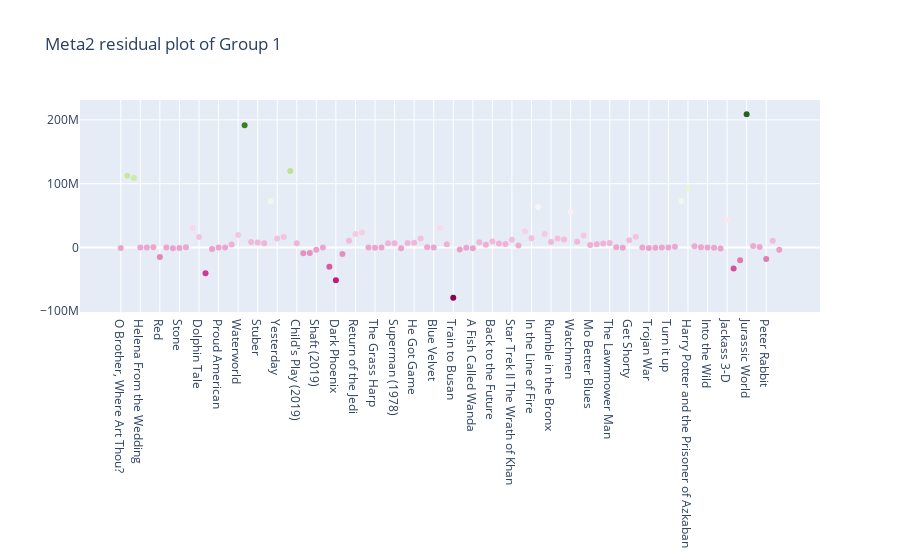

The notebook cell this image was saved under:
### Code cell
# Residual plot for meta2 information

g1_result_final["meta2_residuals"] = g1_result_final["ground_truth"] - g1_result_final["pred_meta_2"]

fig = go.Figure(data=go.Scatter(x=g1_result_final["name"],
                                y=g1_result_final["meta2_residuals"],
                                mode='markers',
                                marker_color=g1_result_final["meta2_residuals"],
                                text=g4_result_final["name"])) # hover text goes here(movie_title)

fig.update_layout(title='Meta2 residual plot of Group 1')
fig.show()

### Figure 1 — Plotly figure (JSON) as saved in the notebook; plotly's stock layout.template omitted (floating-point values rounded to 4 significant figures)
{"data": [{"marker": {"color": [-726500.0, 112400000.0, 108800000.0, -134000.0, -65610.0, 170000.0, -14880000.0, -183800.0, -1406000.0, -1060000.0, 335100.0, 29890000.0, 16450000.0, -40640000.0, -2499000.0, -32860.0, -157700.0, 4588000.0, 19450000.0, 191600000.0, 8544000.0, 7592000.0, 6433000.0, 72530000.0, 14150000.0, 16290000.0, 119800000.0, 6577000.0, -9202000.0, -8833000.0, -3447000.0, -267900.0, -30270000.0, -51530000.0, -10400000.0, 10310000.0, 20940000.0, 23280000.0, -230600.0, -411900.0, -290100.0, 6390000.0, 6581000.0, -1315000.0, 6968000.0, 7303000.0, 13940000.0, 399200.0, 74180.0, 30490000.0, 4863000.0, -78690000.0, -3037000.0, -366900.0, -1095000.0, 8006000.0, 4183000.0, 9427000.0, 6217000.0, 5563000.0, 12100000.0, 2895000.0, 25260000.0, 14240000.0, 63190000.0, 20940000.0, 8545000.0, 13830000.0, 12570000.0, 54990000.0, 8922000.0, 18890000.0, 3775000.0, 4951000.0, 6262000.0, 6856000.0, 122800.0, -471600.0, 11290000.0, 16580000.0, -214100.0, -1003000.0, -505900.0, -285300.0, 99900.0, 1245000.0, 72340000.0, 92430000.0, 1980000.0, 140500.0, -190500.0, -461100.0, -1521000.0, 43360000.0, -32960000.0, -20260000.0, 208600000.0, 2374000.0, 638100.0, -18000000.0, 10310000.0, -3664000.0]}, "mode": "markers", "text": ["O Brother, Where Art Thou?", "The Twilight Saga: Breaking Dawn Part 1", "The Twilight Saga: Breaking Dawn Part 2", "Helena From the Wedding", "Monsters", "Catfish", "Red", "Freakonomics", "The Warrior's Way", "Stone", "Frankenweenie", "John Carter", "Dolphin Tale", "Penguins of Madagascar", "Minions", "Proud American", "Edmond", "Tootsie", "Waterworld", "The Lion King (2019)", "Crawl", "Stuber", "Midsommar", "Spider-Man: Far from Home", "Yesterday", "Annabelle Comes Home", "Toy Story 4", "Child's Play (2019)", "Anna (2019)", "Men in Black International", "Shaft (2019) ", "Late Night", "The Secret Life of Pets 2", "Dark Phoenix", "Godzilla:King of the Monsters", "Rocketman", "Return of the Jedi", "Indiana Jones and the Temple of Doom", "The Idolmaker", "The Grass Harp", "The Grand", "Jaws", "Superman (1978)", "Clerks", "Juice", "He Got Game", "White Men Can't Jump", "Mulholland Drive", "Blue Velvet", "Once Upon a Time in Hollywood", "The Big Lebowski", "Train to Busan", "Pride and Prejudice and Zombies", "Dead Poets Society", "A Fish Called Wanda", "The Witches of Eastwick", "Ferris Bueller's Day Off", "Back to the Future", "Police Academy", "Trading Places", "Star Trek II The Wrath of Khan", "The Blues Brothers", "V For Vendetta", "In the Line of Fire", "Us", "The Forbidden Kingdom", "Rumble in the Bronx", "Machete", "Beverly Hills Cop", "Watchmen", "Jackie Brown", "Zombieland", "Mo Better Blues", "Thelma and Louise", "New Jack City", "The Lawnmower Man", "Schindler's List", "Four Weddings and a Funeral", "Get Shorty", "Jerry Maguire", "Welcome to Sarajevo", "Trojan War", "The Gingerbread Man", "Tumbleweeds", "Turn it up", "The Adventures of Pluto Nash", "The Lord of the Rings: The Return of the King", "Harry Potter and the Prisoner of Azkaban", "Stay", "Fast Food Nation", "Into the Wild", "The Wrestler", "Slumdog Millionaire", "Jackass 3-D", "Skyfall", "The Hunger Games: Mocking Jay - Part 1", "Jurassic World", "Shut In", "Molly's Game", "Peter Rabbit", "BlacKkKlansman", "Replicas", "Crawl"], "type": "scatter", "x": ["O Brother, Where Art Thou?", "The Twilight Saga: Breaking Dawn Part 1", "The Twilight Saga: Breaking Dawn Part 2", "Helena From the Wedding", "Monsters", "Catfish", "Red", "Freakonomics", "The Warrior's Way", "Stone", "Frankenweenie", "John Carter", "Dolphin Tale", "Penguins of Madagascar", "Minions", "Proud American", "Edmond", "Tootsie", "Waterworld", "The Lion King (2019)", "Crawl", "Stuber", "Midsommar", "Spider-Man: Far from Home", "Yesterday", "Annabelle Comes Home", "Toy Story 4", "Child's Play (2019)", "Anna (2019)", "Men in Black International", "Shaft (2019) ", "Late Night", "The Secret Life of Pets 2", "Dark Phoenix", "Godzilla:King of the Monsters", "Rocketman", "Return of the Jedi", "Indiana Jones and the Temple of Doom", "The Idolmaker", "The Grass Harp", "The Grand", "Jaws", "Superman (1978)", "Clerks", "Juice", "He Got Game", "White Men Can't Jump", "Mulholland Drive", "Blue Velvet", "Once Upon a Time in Hollywood", "The Big Lebowski", "Train to Busan", "Pride and Prejudice and Zombies", "Dead Poets Society", "A Fish Called Wanda", "The Witches of Eastwick", "Ferris Bueller's Day Off", "Back to the Future", "Police Academy", "Trading Places", "Star Trek II The Wrath of Khan", "The Blues Brothers", "V For Vendetta", "In the Line of Fire", "Us", "The Forbidden Kingdom", "Rumble in the Bronx", "Machete", "Beverly Hills Cop", "Watchmen", "Jackie Brown", "Zombieland", "Mo Better Blues", "Thelma and Louise", "New Jack City", "The Lawnmower Man", "Schindler's List", "Four Weddings and a Funeral", "Get Shorty", "Jerry Maguire", "Welcome to Sarajevo", "Trojan War", "The Gingerbread Man", "Tumbleweeds", "Turn it up", "The Adventures of Pluto Nash", "The Lord of the Rings: The Return of the King", "Harry Potter and the Prisoner of Azkaban", "Stay", "Fast Food Nation", "Into the Wild", "The Wrestler", "Slumdog Millionaire", "Jackass 3-D", "Skyfall", "The Hunger Games: Mocking Jay - Part 1", "Jurassic World", "Shut In", "Molly's Game", "Peter Rabbit", "BlacKkKlansman", "Replicas"], "y": [-726500.0, 112400000.0, 108800000.0, -134000.0, -65610.0, 170000.0, -14880000.0, -183800.0, -1406000.0, -1060000.0, 335100.0, 29890000.0, 16450000.0, -40640000.0, -2499000.0, -32860.0, -157700.0, 4588000.0, 19450000.0, 191600000.0, 8544000.0, 7592000.0, 6433000.0, 72530000.0, 14150000.0, 16290000.0, 119800000.0, 6577000.0, -9202000.0, -8833000.0, -3447000.0, -267900.0, -30270000.0, -51530000.0, -10400000.0, 10310000.0, 20940000.0, 23280000.0, -230600.0, -411900.0, -290100.0, 6390000.0, 6581000.0, -1315000.0, 6968000.0, 7303000.0, 13940000.0, 399200.0, 74180.0, 30490000.0, 4863000.0, -78690000.0, -3037000.0, -366900.0, -1095000.0, 8006000.0, 4183000.0, 9427000.0, 6217000.0, 5563000.0, 12100000.0, 2895000.0, 25260000.0, 14240000.0, 63190000.0, 20940000.0, 8545000.0, 13830000.0, 12570000.0, 54990000.0, 8922000.0, 18890000.0, 3775000.0, 4951000.0, 6262000.0, 6856000.0, 122800.0, -471600.0, 11290000.0, 16580000.0, -214100.0, -1003000.0, -505900.0, -285300.0, 99900.0, 1245000.0, 72340000.0, 92430000.0, 1980000.0, 140500.0, -190500.0, -461100.0, -1521000.0, 43360000.0, -32960000.0, -20260000.0, 208600000.0, 2374000.0, 638100.0, -18000000.0, 10310000.0, -3664000.0]}], "layout": {"title": {"text": "Meta2 residual plot of Group 1"}}}
